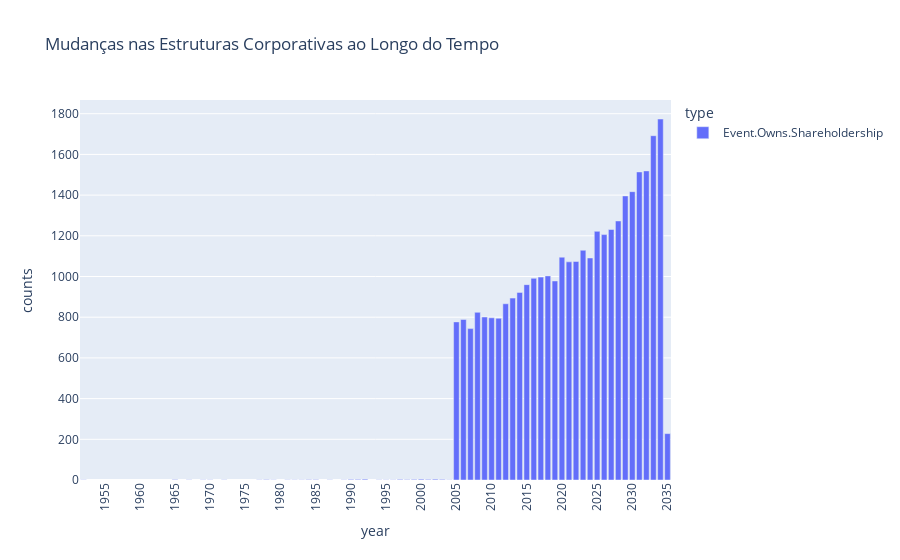

The code cell stored with this chart in its notebook:
### Code cell
# Contagem de relações por ano
data_filtered = df_links[df_links['type'] == 'Event.Owns.Shareholdership']

relations_per_year = data_filtered.groupby(['year', 'type', 'target']).size().reset_index(name='counts')
relations_per_year = relations_per_year.groupby(['year', 'type'])['counts'].size().reset_index(name='counts')

# Criação da visualização temporal
fig = px.bar(relations_per_year, x='year', y='counts', color='type', title='Mudanças nas Estruturas Corporativas ao Longo do Tempo')
fig.update_layout(
    #xaxis_title='Ano',
    #yaxis_title='Média de Contagens',
    xaxis_tickangle=-90,
    xaxis={'dtick': 5}#,  # Garantir que todos os anos sejam exibidos
    #xaxis={'categoryorder': 'array', 'categoryarray': average_relations_per_year_type_target['year']}
)
fig.show()

### Figure 1 — Plotly figure (JSON) as saved in the notebook; plotly's stock layout.template omitted (floating-point values rounded to 4 significant figures)
{"data": [{"alignmentgroup": "True", "hovertemplate": "type=Event.Owns.Shareholdership<br>year=%{x}<br>counts=%{y}<extra></extra>", "legendgroup": "Event.Owns.Shareholdership", "marker": {"color": "#636efa", "pattern": {"shape": ""}}, "name": "Event.Owns.Shareholdership", "offsetgroup": "Event.Owns.Shareholdership", "orientation": "v", "showlegend": true, "textposition": "auto", "type": "bar", "x": [1952, 1965, 1967, 1969, 1970, 1972, 1977, 1978, 1979, 1981, 1982, 1983, 1984, 1985, 1987, 1989, 1990, 1991, 1992, 1994, 1995, 1996, 1997, 1998, 1999, 2000, 2001, 2002, 2003, 2004, 2005, 2006, 2007, 2008, 2009, 2010, 2011, 2012, 2013, 2014, 2015, 2016, 2017, 2018, 2019, 2020, 2021, 2022, 2023, 2024, 2025, 2026, 2027, 2028, 2029, 2030, 2031, 2032, 2033, 2034, 2035], "xaxis": "x", "y": [1, 2, 1, 1, 1, 1, 1, 2, 1, 1, 1, 1, 2, 2, 1, 1, 3, 3, 4, 1, 1, 1, 3, 2, 3, 4, 3, 4, 3, 1, 777, 789, 744, 824, 801, 797, 795, 866, 894, 922, 960, 991, 997, 1003, 978, 1095, 1072, 1074, 1129, 1091, 1222, 1206, 1231, 1273, 1396, 1417, 1514, 1519, 1692, 1774, 228], "yaxis": "y"}], "layout": {"barmode": "relative", "legend": {"title": {"text": "type"}, "tracegroupgap": 0}, "title": {"text": "Mudanças nas Estruturas Corporativas ao Longo do Tempo"}, "xaxis": {"anchor": "y", "domain": [0, 1], "dtick": 5, "tickangle": -90, "title": {"text": "year"}}, "yaxis": {"anchor": "x", "domain": [0, 1], "title": {"text": "counts"}}}}
